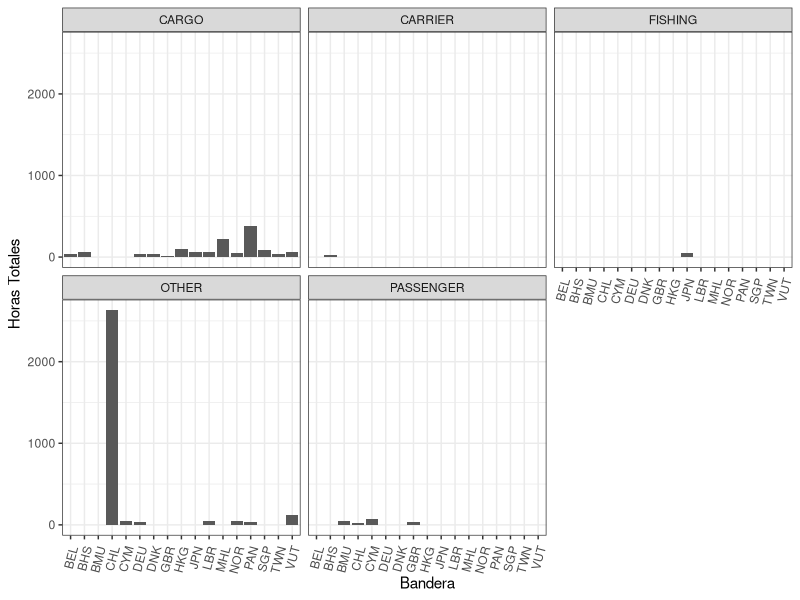

Recreate this plot in R.
## ---- chunk 1
knitr::opts_chunk$set(echo = FALSE)
knitr::opts_chunk$set(message = FALSE)
knitr::opts_chunk$set(warning = FALSE)
## ---- chunk 2
require(dplyr)
require(ggplot2)
require(kableExtra)
## ---- chunk 3
datos <- read.csv(file="data/public-global-presence-v3.0.csv")

## ---- chunk 4

banderaYtipo <- datos %>% 
  group_by(Flag,Vessel.Type) %>% 
  summarise(totHours = sum(Vessel.Presence.Hours, na.rm=T))

## ---- chunk 5
kable(banderaYtipo[1:10,],
       caption = "Tabla con los 10 primeras filas del data.frame que contiene la bandera, tipo de embarcaión y total de horas", ## Asi es como se ponel el caption para la tabla!!
      col.names = c("Bandera", "Tipo de barco", "Horas totales") #Esto cambia los nombres de las columnas
      )
## ---- chunk 6

ggplot(data=banderaYtipo) +
  geom_bar(aes(x=Flag, y=totHours), stat="identity") +
  ylab("Horas Totales") + xlab("Bandera") +
  theme_bw() +
  theme(axis.text.x = element_text(angle = 75, vjust = 0.9, hjust=1)) +
  facet_wrap(~Vessel.Type)
